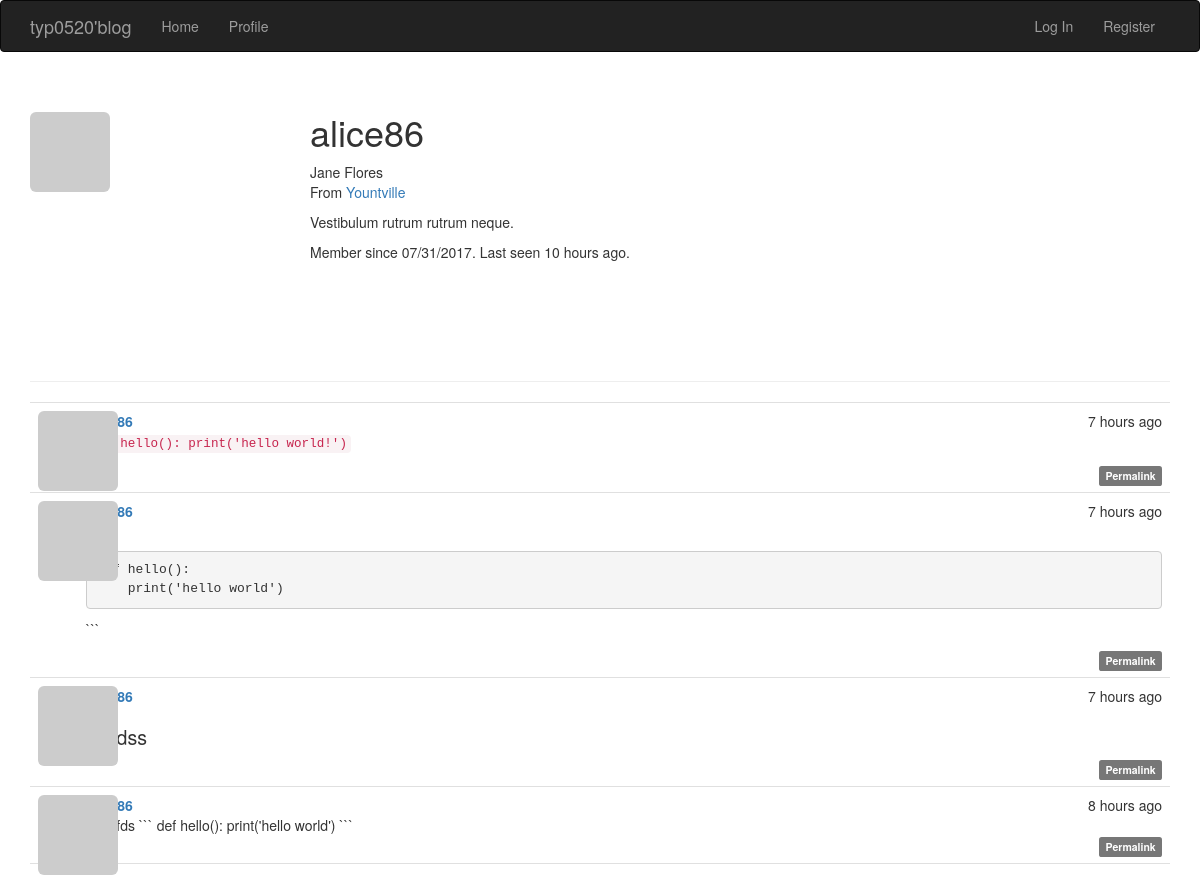
/user/alice86, run on the app's committed database.
### app/models.py (models this page shows, shortened)
class User(UserMixin, db.Model):
    __tablename__ = 'users'
    id = db.Column(db.Integer, primary_key=True)
    email = db.Column(db.String(64), unique=True, index=True)
    username = db.Column(db.String(64), unique=True, index=True)
    password_hash = db.Column(db.String(128))
    role_id = db.Column(db.Integer, db.ForeignKey('roles.id'))
    confirmed = db.Column(db.Boolean, default=False)
    name = db.Column(db.String(64))
    location = db.Column(db.String(64))
    about_me = db.Column(db.Text())
    member_since = db.Column(db.DateTime(), default=datetime.utcnow)
    last_seen = db.Column(db.DateTime(), default=datetime.utcnow)
    posts = db.relationship('Post', backref='author', lazy='dynamic')
    followed = db.relationship('Follow',
                               foreign_keys=[Follow.follower_id],
                               backref=db.backref('follower', lazy='joined'),
                               lazy='dynamic',
                               cascade='all, delete-orphan')
    followers = db.relationship('Follow',
                               foreign_keys=[Follow.followed_id],
                               backref=db.backref('followed', lazy='joined'),
                               lazy='dynamic',
                               cascade='all, delete-orphan')
    @property
    def password(self):
        raise AttributeError('password is not a readable attribute')
    def gravatar(self, size=100, default='idention', rating='g'):
        url = 'http://www.gravatar.com/avatar'
        hash = hashlib.md5(self.email.encode('utf-8')).hexdigest()
        img = '{url}/{hash}?s={size}&r={rating}'.format(url=url, hash=hash, size=size, default=default, rating=rating)
        return img

class Post(db.Model):
    __tablename__ = 'posts'
    id = db.Column(db.Integer, primary_key=True)
    body = db.Column(db.Text)
    timestamp = db.Column(db.DateTime, index=True, default=datetime.utcnow)
    author_id = db.Column(db.Integer, db.ForeignKey('users.id'))
    body_html = db.Column(db.Text)

### app/main/views.py (the view)
@main.route('/user/<username>')
def user(username):
    user = User.query.filter_by(username=username).first()
    if user is None:
        abort(404)
    posts = user.posts.order_by(Post.timestamp.desc()).all()
    return render_template('user.html', user=user, posts=posts)

### app/auth/views.py (called while the page is built)
@auth.before_app_request
def before_request():
    if current_user.is_authenticated:
        if not current_user.confirmed \
            and request.endpoint \
            and request.endpoint[:5] != 'auth.' \
            and request.endpoint != 'static':
            return redirect(url_for('auth.unconfirmed'))

### app/main/__init__.py (called while the page is built)
@main.app_context_processor
def inject_permissions():
    return dict(Permission=Permission)

### app/models.py (called while the page is built)
    def is_administrator(self):
        return False

### app/templates/user.html (shortened to what this page needs)
{% extends "base.html" %}
{% block page_content %}
<div class="page-header">
    <img class="img-rounded profile-thumbnail" src="{{ user.gravatar(size=256) }}">
    <div class="profile-header">
        <h1>{{ user.username }}</h1>
        {% if user.name or user.location %}
        <p>
            {% if user.name %}{{ user.name }}<br>{% endif %}
            {% if user.location %}
                From <a href="http://maps.google.com/?q={{ user.location }}">{{ user.location }}</a><br>
            {% endif %}
        </p>
        {% endif %}
        {% if user.about_me %}<p>{{ user.about_me }}</p>{% endif %}
        <p>Member since {{ moment(user.member_since).format('L') }}. Last seen {{ moment(user.last_seen).fromNow() }}.</p>
    </div>
</div>
    {% include('_posts.html') %}
{% endblock %}

### app/templates/base.html (shortened to what this page needs)
{% extends "bootstrap/base.html" %}
{% block head %}
    {{ super() }}
    <link rel="stylesheet" type="text/css" href="{{ url_for('static', filename='styles.css') }}">
{% endblock %}
{% block navbar %}
    <div class="navbar navbar-inverse" role="navigation">
        <div class="container">
            <div class="navbar-header">
                <a class="navbar-brand" href="{{ url_for('main.index') }}">typ0520'blog</a>
            </div>
            <div class="navbar-collapse collapse">
                <ul class="nav navbar-nav">
                    <li><a href="{{ url_for('main.index') }}">Home</a></li>
                    <li>
                        <a href="{{ url_for('main.user', username=current_user.username) }}"> Profile
                        </a></li>
                </ul>
                <ul class="nav navbar-nav navbar-right">
                    {% if current_user.is_authenticated %}
                        <li class="dropdown">
                            <a href="#" class="dropdown-toggle" data-toggle="dropdown">Account <b class="caret"></b></a>
                            <ul class="dropdown-menu">
                                <li><a href="{{ url_for('auth.modify_pwd') }}">Modify pwd</a></li>
                                <li><a href="{{ url_for('auth.logout') }}">Log Out</a></li>
                            </ul>
                        </li>
                    {% else %}
                        <li><a href="{{ url_for('auth.login') }}">Log In</a></li>
                        <li><a href="{{ url_for('auth.register') }}">Register</a></li>
                    {% endif %}
                </ul>
            </div>
        </div>
    </div>
{% endblock %}
{% block content %}
    <div class="container">
        {% block page_content %}{% endblock %}
    </div>
{% endblock %}

### app/templates/_posts.html (shortened to what this page needs)
<ul class="posts">
    {% for post in posts %}
    <li class="post">
        <div class="post-thumbnail">
            <a href="{{ url_for('.user', username=post.author.username) }}">
                <img class="img-rounded profile-thumbnail" src="{{ post.author.gravatar(size=40) }}">
            </a>
        </div>
        <div class="post-content">
            <div class="post-date">{{ moment(post.timestamp).fromNow() }}</div>
            <div class="post-author"><a href="{{ url_for('.user', username=post.author.username) }}">{{ post.author.username }}</a></div>
            <div class="post-body">
                {% if post.body_html %}
                    {{ post.body_html | safe }}
                {% else %}
                    {{ post.body }}
                {% endif %}
            </div>
            <div class="post-footer">
                <a href="{{ url_for('.post', id=post.id) }}">
                    <span class="label label-default">Permalink</span>
                </a>
            </div>
        </div>
    </li>
    {% endfor %}
</ul>

### app/static/styles.css (style rules this page uses)
.profile-thumbnail { position: absolute; }
.profile-header { min-height: 260px; margin-left: 280px; }
ul.posts { list-style-type: none; padding: 0px; margin: 16px 0px 0px 0px; border-top: 1px solid #e0e0e0; }
ul.posts li.post { padding: 8px; border-bottom: 1px solid #e0e0e0; }
div.post-date { float: right; }
div.post-author { font-weight: bold; }
div.post-thumbnail { position: absolute; }
div.post-content { margin-left: 48px; min-height: 48px; }
div.post-footer { text-align: right; }
.post-body h1 { font-size: 140%; }

### data on the page
User: username "alice86", name "Jane Flores", location "Yountville", about_me "Vestibulum rutrum rutrum neque.", member_since "07/31/2017", last_seen "10 hours ago"
Post: timestamp "7 hours ago", body_html "def hello(): print('hello world!')"
Post: timestamp "7 hours ago", body_html "def hello(): print('hello world') ```"
Post: timestamp "7 hours ago"
Post: timestamp "8 hours ago", body "#fsfdfds ``` def hello(): print('hello world') ```"
